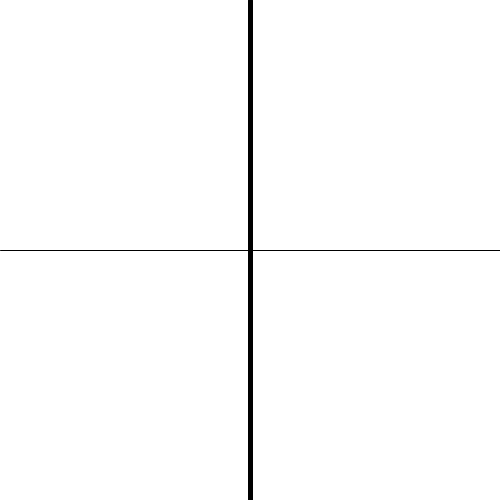
Frame 1 (no input)
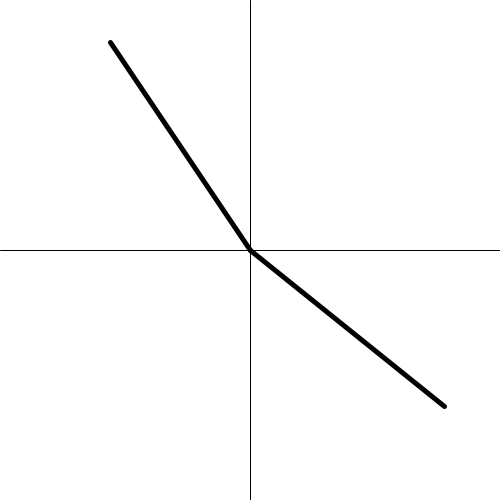
Frame 60 (the mouse pressed at the canvas centre just before this capture)
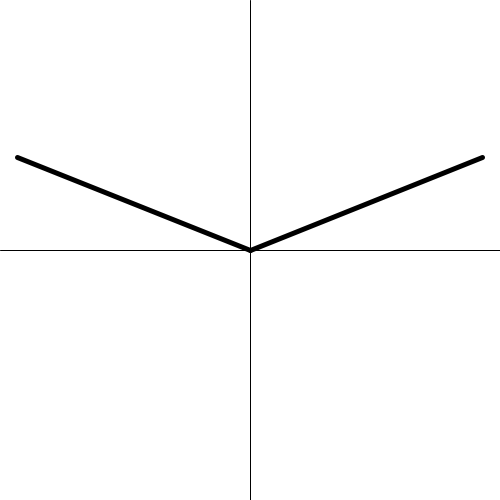
Frame 120 (the mouse held since frame 60 and released just before this capture)

The Processing sketch that drew these frames (run headless with seeded random() and noise(); from frame 60 on, the mouse is pressed at the canvas centre):

// Processing sketch: Refraction
// ── Refraction.pde
float na = 1.4;
float nb = 1;
float theta = 0;

void setup(){
  size(500, 500);
  
}

void draw(){
  background(255);
  translate(width/2, height/2);
  strokeWeight(1);
  line(-width/2, 0, width/2, 0);
  line(0, -height/2, 0, height/2);
  strokeWeight(5);
  float sinM = nb/na;
  float r = width/2;
  line(0, 0, -sin(theta)*r, -cos(theta)*r);
  if(sinM < sin(theta)){
    line(0, 0, sin(theta)*r, -cos(theta)*r);
  }else{
    float sb = sin(theta)*na/nb;
    line(0, 0, sb*r, sqrt(1-sb*sb)*r);
  }
  theta += 0.01;
  theta = theta % HALF_PI;
}
